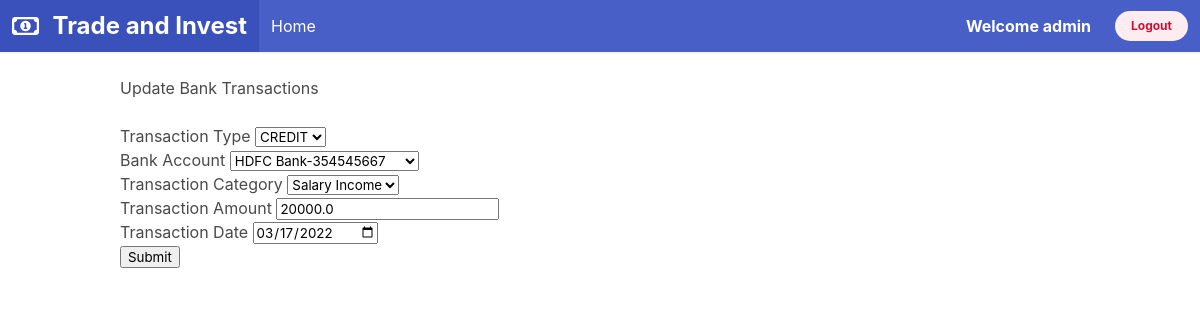
Page /transaction/update/1 (signed in) on the committed database.
### savings/models.py (models this page shows)
class BankTransactions(models.Model):
    txn_type_choices = [
        ('CREDIT', 'CREDIT'),
        ('DEBIT', 'DEBIT')
        ]
    txn_date = models.DateField()
    txn_type = models.CharField(max_length=10, choices=txn_type_choices)
    txn_amount = models.FloatField()
    bank_account = models.ForeignKey(BankAccount, on_delete=models.SET_NULL, null=True, blank=True)
    owner = models.ForeignKey(User, on_delete=models.SET_NULL, null=True, blank=True)
    txn_category = models.ForeignKey(TransactionCategory, on_delete=models.SET_NULL, null=True, blank=True)

### savings/views.py (the view)
# urls.py: path('transaction/update/<int:pk>', views.update_bank_transaction, name='update_acct_transaction'),
@login_required()
def update_bank_transaction(request, pk):
    obj = get_object_or_404(BankTransactions, id=pk)
    form = BankAccountTransactionForm(request.POST or None, instance=obj)
    if form.is_valid():
        form.save()
        return redirect('get_acct_transaction')
    accounts = BankAccount.objects.filter(owner=request.user)
    txn_categories = TransactionCategory.objects.all()
    context = {"form": form, 'accounts': accounts, 'categories': txn_categories}
    return render(request, "savings/banktransactions_form.html", context)

### savings/forms.py
class BankAccountTransactionForm(ModelForm):
    class Meta:
        model = BankTransactions
        exclude = ['owner', 'balance']

### savings/templates/savings/banktransactions_form.html (shortened to what this page needs)
{% extends 'home/base.html' %}
{% block body_block %}
<div class="container">
<div class="text-center">
    <h3>Update Bank Transactions</h3>
    <br>
</div>
<form method="post" action="">
    <div class="form-row">
        <div class="form-group col-md-2">
            <label for="id_txn_type">Transaction Type</label>
            <select name="txn_type" required id="id_txn_type" class="form-control">
                {% if form.txn_type.value %}
                    <option value="{{form.txn_type.value}}" selected>{{form.txn_type.value}}</option>
                {% else %}
                    <option value selected>--------</option>
                {% endif %}
            </select>
        </div>
        <div class="form-group col-md-3">
            <label for="id_bank_account">Bank Account</label>
            <select name="bank_account" required id="id_bank_Account" class="form-control">
                {% for acct in accounts %}
                    {% if acct.id == form.bank_account.value %}
                        <option value="{{acct.id}}" selected>{{acct.acct_name}}-{{acct.acct_number}}</option>
                    {% else %}
                        <option value="{{acct.id}}">{{acct.acct_name}}-{{acct.acct_number}}</option>
                    {% endif %}
                {% endfor %}
            </select>
        </div>
        <div class="form-group col-md-3">
            <label for="id_txn_category">Transaction Category</label>
            <select name="txn_category" required id="id_txn_category" class="form-control">
                {% for cat in categories %}
                    {% if cat.id == form.txn_category.value %}
                        <option value="{{cat.id}}" selected>{{cat.category}}</option>
                    {% else %}
                        <option value="{{cat.id}}">{{cat.category}}</option>
                    {% endif %}
                {% endfor %}
            </select>
        </div>
        <div class="form-group col-md-2">
            <label for="id_txn_amount">Transaction Amount</label>
            <input type="number" name="txn_amount" required step="any" class="form-control" id="id_txn_amount"
                   value={% if form.txn_amount.value %} "{{form.txn_amount.value}}" {%endif%}>
        </div>
        <div class="form-group col-md-2">
            <label for="id_txn_date">Transaction Date</label>
            <input type="date" name="txn_date" required class="form-control" id="id_txn_date"
                   value={% if form.txn_date.value %} "{{form.txn_date.value | date:'c'}}" {%endif%}>
        </div>
    </div>
    <div class="text-center">
        <button type="submit" class="btn btn-success" >Submit</button>
    </div>
</form>
</div>
{% endblock %}

### home/templates/home/base.html (shortened to what this page needs)
<!DOCTYPE html>
<html lang="en">
<head>
    <link rel='stylesheet' href='https://cdn.datatables.net/1.10.20/css/dataTables.bootstrap.min.css'>
    <link rel='stylesheet' href='https://cdn.datatables.net/1.10.20/css/jquery.dataTables.min.css'>
    <link rel='stylesheet' href='https://cdn.datatables.net/buttons/1.6.0/css/buttons.dataTables.min.css'>
    <link href="https://cdn.jsdelivr.net/npm/select2@4.1.0-rc.0/dist/css/select2.min.css" rel="stylesheet" />
    <link rel="stylesheet" href="https://cdn.jsdelivr.net/npm/bulma@0.9.4/css/bulma.min.css">
</head>
<body>
    <nav class="navbar is-link has-shadow " role="navigation" aria-label="main navigation">
        <div class="navbar-brand">
          <a class="navbar-item" href="{% url 'home' %}">
            <i class="fa-regular fa-money-bill-1 is-size-4"> </i> <p class="is-size-4">&nbsp;&nbsp;<b>Trade and Invest</b></p>
          </a>
        </div>
        <div id="navbarBasicExample" class="navbar-menu">
          <div class="navbar-start">
            {% if user.is_authenticated %}
                <a class="navbar-item" href="{% url 'home' %}">
                    Home
                </a>
            {% endif %}
          </div>
          <div class="navbar-end">
            <div class="navbar-item">
              {% if user.is_authenticated %}
              <b>Welcome  {{ user }}</b>
              {% else %}
              <b>Welcome  Guest</b>
              {% endif %}
          </div>
            <div class="navbar-item">
              <div class="buttons">
                {% if user.is_authenticated %}
                    <a class="button is-small is-danger is-light is-rounded" href="{% url 'logout' %}">
                        <strong>Logout</strong>
                    </a>
                {% endif %}
              </div>
            </div>
          </div>
        </div>
      </nav>
<br>
{% block body_block %}
{% endblock %}
</body>
</html>

### rows in the picture
BankTransactions: txn_type "CREDIT", txn_amount "20000.0", txn_date "03/17/2022"

### other values in the picture
{{ user }} "admin"
form field bank_account "HDFC Bank-354545667"
form field txn_category "Salary Income"
